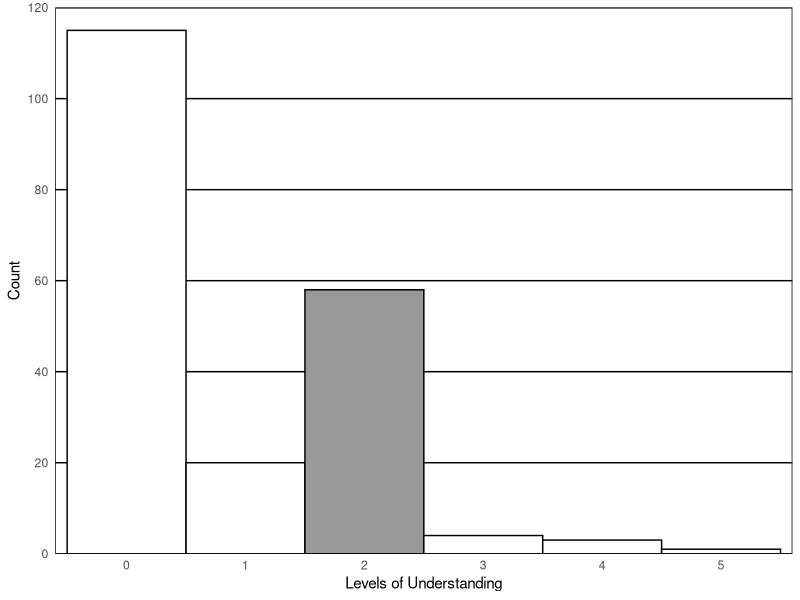
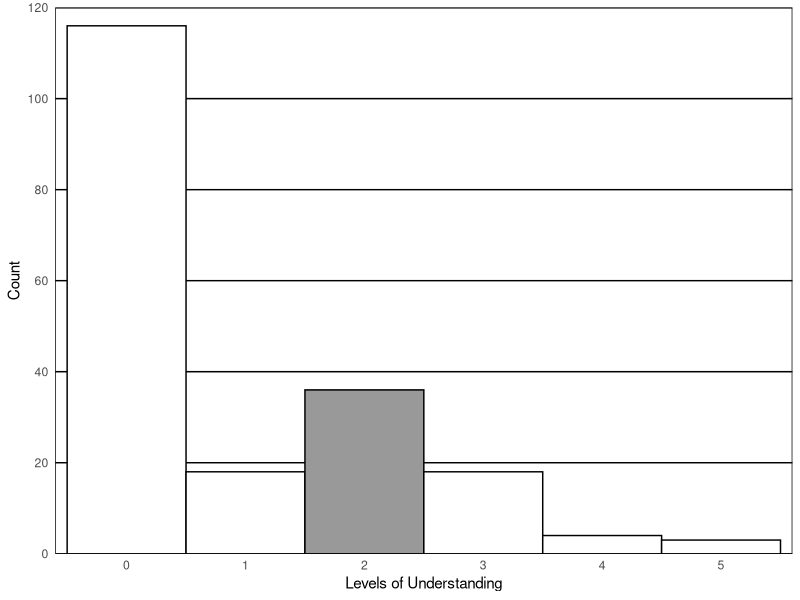

Write the R code that produced these figures, in order. (Note: this script raises an error after producing the figures.)
library(ggplot2)
library(gridExtra)

this_base <- "fig06-16_exhibit-label-data"

my_data <- data.frame(before = c(115, 20, 58, 4, 3, 1),
                      after = c(116, 18, 36, 18, 4, 3),
                      level = as.character(0:5),
                      feature = c("no", "no", "yes", "no", "no", "no"))

p1 <- ggplot(my_data, aes(x = level, y = before, fill = feature)) +
  geom_bar(stat = "identity", colour = "black", width = 1, show_guide = FALSE) +
  scale_fill_manual(values = c("yes" = "grey60", "no" = "white")) +
  scale_y_continuous(breaks = seq(0, 120, 20), limits = c(0, 120), 
                     expand = c(0, 0)) +
  labs(x = "Levels of Understanding", y = "Count") +
  theme_bw() +
  theme(panel.grid.major.y = element_line(colour = "black", size = 0.5),
        panel.grid.major.x = element_blank(), 
        panel.grid.minor = element_blank(),
        panel.border = element_rect(colour = "black", size = 0.5),
        axis.ticks = element_blank())

p1	

p2 <- ggplot(my_data, aes(x = level, y = after, fill = feature)) +
  geom_bar(stat = "identity", colour = "black", width = 1, show_guide = FALSE) +
  scale_fill_manual(values = c("yes" = "grey60", "no" = "white")) +
  scale_y_continuous(breaks = seq(0, 120, 20), limits = c(0, 120), 
                     expand = c(0, 0)) +
  labs(x = "Levels of Understanding", y = "Count") +
  theme_bw() +
  theme(panel.grid.major.y = element_line(colour = "black", size = 0.5),
        panel.grid.major.x = element_blank(), 
        panel.grid.minor = element_blank(),
        panel.border = element_rect(colour = "black", size = 0.5),
        axis.ticks = element_blank())

p2

# arrange plots together 
p3 <- arrangeGrob(p1, p2, ncol = 2,
                  main = textGrob("Fig 6.16 Exhibit Label Data", 
                                  just = "top", vjust = 0.75, 
                                  gp = gpar(lineheight = 1, fontface = "bold")))

p3

# must pass in p3 since arrangeGrob doesnt return ggplot object
ggsave(paste0(this_base, ".png"), 
       p3, width = 7, height = 3)


## note: my_data is estimated
